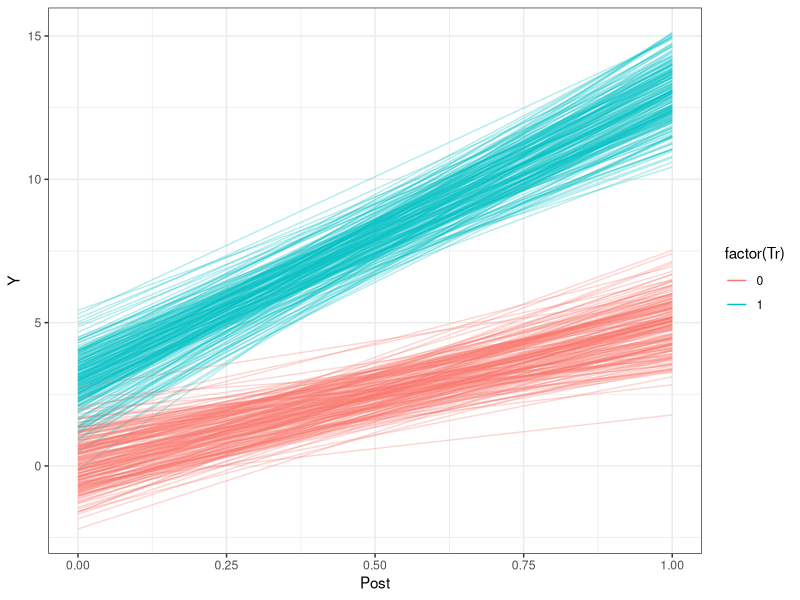
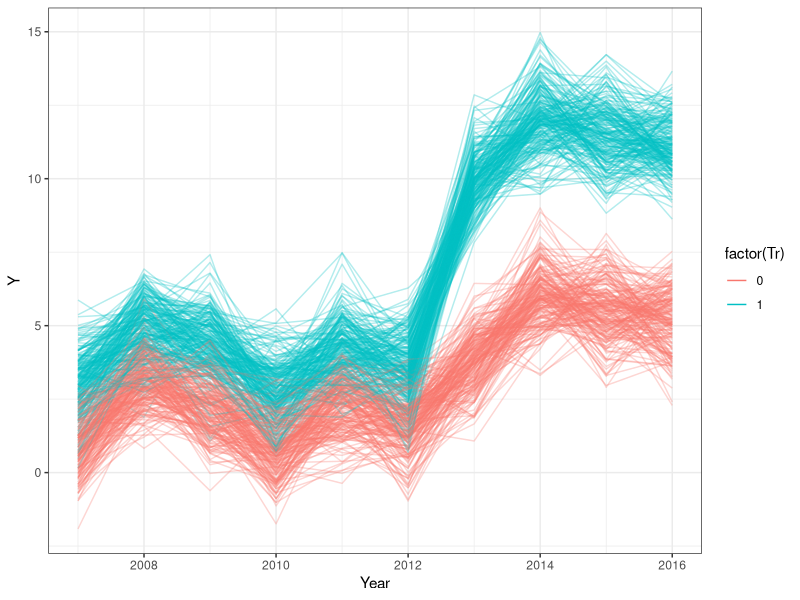

These charts were generated, in order, by the following R code:
## ---- chunk 1
knitr::opts_chunk$set(echo = TRUE, message = FALSE)
## ---- chunk 2
set.seed(666)

nunits = 400
nyear = 2

b3 = 5
b1 = 3
b2 = 5
b0 = 0

Group = rep(1:nunits, each = nyear)
Year = rep(2007:(2007+nyear-1), times = nunits)
Tr = rep(sample(0:1, nunits, replace = TRUE), each = nyear)
Post = ifelse(Year<2008, 0, 1)



Y = b0 + b1*Tr + b2*Post + b3*Tr*Post  + rnorm(nunits*nyear, 0, 1)

dat = data.frame(Y, Group, Tr, Post)

require(tidyverse)

dat %>%  
  ggplot(aes(x = Post, y = Y, group = Group, color = 
               factor(Tr))) + 
  geom_line(alpha = 0.3)+ 
  guides(colour = guide_legend(override.aes = list(alpha = 1))) + 
  theme_bw()
## ---- chunk 3
set.seed(666)

nunits = 400
nyear = 10

b0 = 1
b1 = 2
b2 = 3
b3 = 4

Group = rep(1:nunits, each = nyear)
Year = rep(2007:(2007+nyear-1), times = nunits)
Tr = rep(sample(0:1, nunits, replace = TRUE), each = nyear)
Post = ifelse(Year<2013, 0, 1)

byear = c(0, rnorm(nyear-1, 0, 1))
yyear = model.matrix( ~ YEAR-1, data=data.frame(YEAR = factor(Year))) %*% byear

Y = b0 + b1*Tr + b2*Post + b3*Tr*Post + yyear + rnorm(nunits*nyear, 0, 1)

dat = data.frame(Y, Group, Tr, Post, Year)

require(tidyverse)

dat %>%  
  ggplot(aes(x = Year, y = Y, group = Group, color = factor(Tr))) + 
  geom_line(alpha = 0.3) + 
  guides(colour = guide_legend(override.aes = list(alpha = 1))) + 
  theme_bw()
## ---- chunk 4
didfit = lm(Y ~ Tr + Post + Tr*Post + factor(Year), data = dat)
summary(didfit)

namerow = rownames(summary(didfit)$coefficients)

estimates = round(summary(didfit)$coefficients[namerow %in% c("(Intercept)", "Tr", "Post", "Tr:Post"), 1], 2)
parameters = c(b0, b1, b2, b3)
